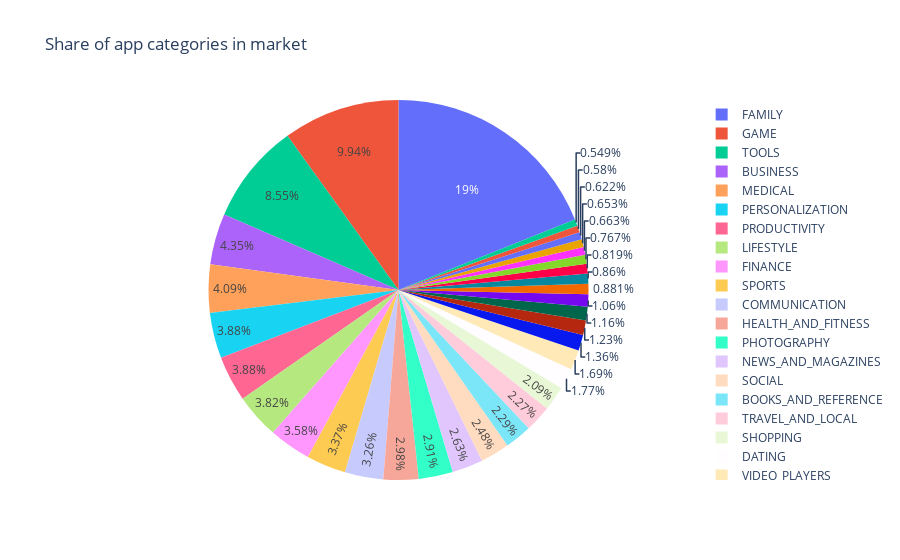

Source (notebook cell):
### Code cell
import plotly.express as px
number_of_apps_in_category = df['Category'].value_counts().sort_values(ascending=True)
# print(number_of_apps_in_category)
fig = px.pie(df, values=number_of_apps_in_category.values, names=number_of_apps_in_category.index, 
             title='Share of app categories in market')
fig.show()

### Figure 1 — Plotly figure (JSON) as saved in the notebook; plotly's stock layout.template omitted (floating-point values rounded to 4 significant figures)
{"data": [{"domain": {"x": [0, 1], "y": [0, 1]}, "hovertemplate": "label=%{label}<br>value=%{value}<extra></extra>", "labels": ["BEAUTY", "COMICS", "PARENTING", "ART_AND_DESIGN", "EVENTS", "HOUSE_AND_HOME", "WEATHER", "LIBRARIES_AND_DEMO", "AUTO_AND_VEHICLES", "ENTERTAINMENT", "FOOD_AND_DRINK", "EDUCATION", "MAPS_AND_NAVIGATION", "VIDEO_PLAYERS", "DATING", "SHOPPING", "TRAVEL_AND_LOCAL", "BOOKS_AND_REFERENCE", "SOCIAL", "NEWS_AND_MAGAZINES", "PHOTOGRAPHY", "HEALTH_AND_FITNESS", "COMMUNICATION", "SPORTS", "FINANCE", "LIFESTYLE", "PERSONALIZATION", "PRODUCTIVITY", "MEDICAL", "BUSINESS", "TOOLS", "GAME", "FAMILY"], "legendgroup": "", "name": "", "showlegend": true, "type": "pie", "values": [53, 56, 60, 63, 64, 74, 79, 83, 85, 102, 112, 119, 131, 163, 171, 202, 219, 221, 239, 254, 281, 288, 315, 325, 345, 369, 374, 374, 395, 420, 825, 959, 1829]}], "layout": {"legend": {"tracegroupgap": 0}, "title": {"text": "Share of app categories in market"}}}
